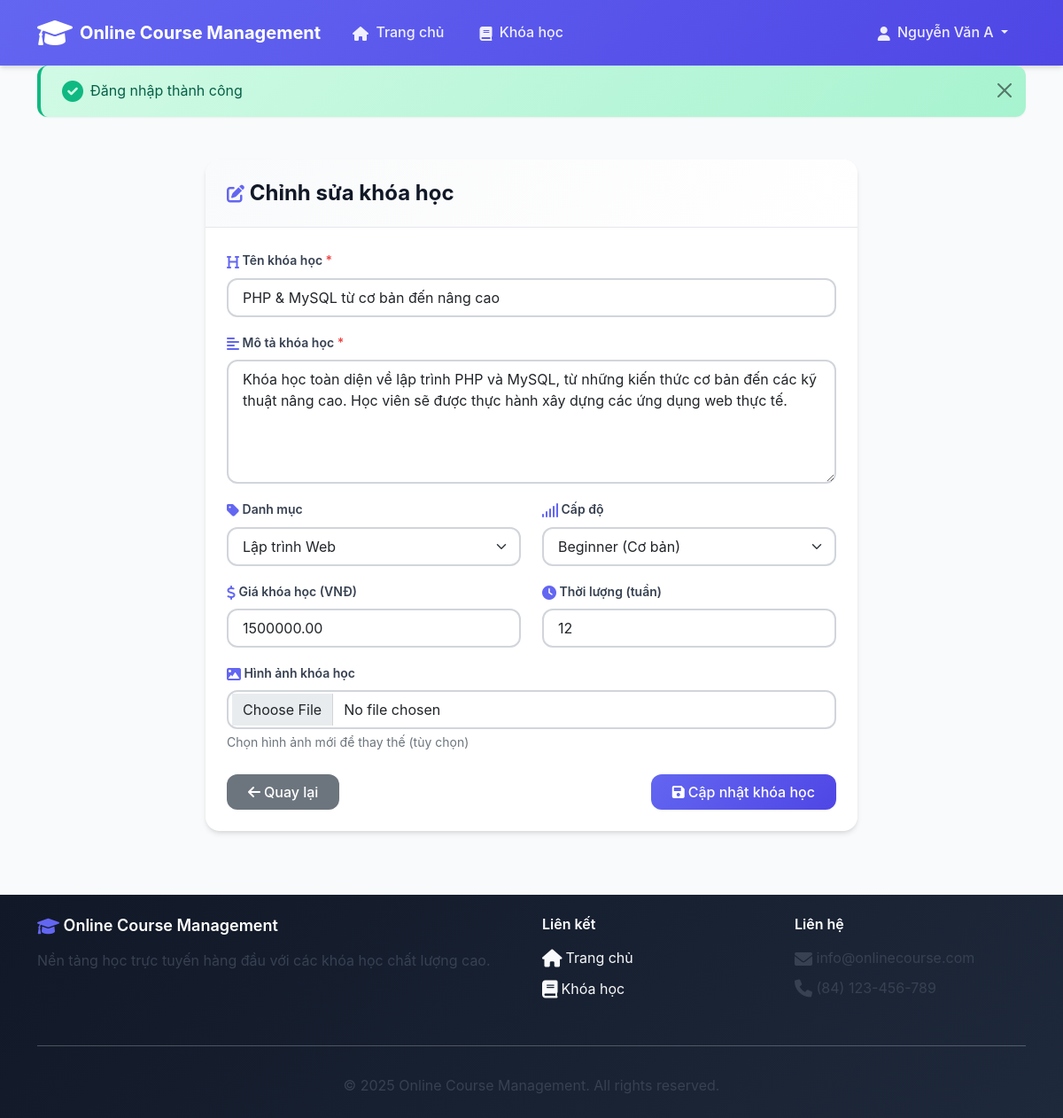
/cse485/BTTH2/instructor/courses/1/edit (signed in), run on the app's committed database.
### tables this page shows
CREATE TABLE `courses` (
  `id` int(11) NOT NULL AUTO_INCREMENT,
  `title` varchar(255) NOT NULL,
  `description` text NOT NULL,
  `instructor_id` int(11) NOT NULL,
  `category_id` int(11) DEFAULT NULL,
  `price` decimal(10,2) NOT NULL DEFAULT 0.00,
  `duration_weeks` int(11) NOT NULL DEFAULT 1,
  `level` varchar(50) NOT NULL DEFAULT 'Beginner',
  `image` varchar(255) DEFAULT NULL,
  `created_at` datetime NOT NULL DEFAULT CURRENT_TIMESTAMP,
  `updated_at` datetime NOT NULL DEFAULT CURRENT_TIMESTAMP ON UPDATE CURRENT_TIMESTAMP,
  PRIMARY KEY (`id`),
  KEY `instructor_id` (`instructor_id`),
  KEY `category_id` (`category_id`),
  CONSTRAINT `courses_ibfk_1` FOREIGN KEY (`instructor_id`) REFERENCES `users` (`id`) ON DELETE CASCADE,
  CONSTRAINT `courses_ibfk_2` FOREIGN KEY (`category_id`) REFERENCES `categories` (`id`) ON DELETE SET NULL
);

CREATE TABLE `categories` (
  `id` int(11) NOT NULL AUTO_INCREMENT,
  `name` varchar(255) NOT NULL,
  `description` text,
  `created_at` datetime NOT NULL DEFAULT CURRENT_TIMESTAMP,
  PRIMARY KEY (`id`)
);

### app/Core/Controller.php (called while the page is built, shortened)
<?php
class Controller {
    protected function view($view, $data = []) {
        extract($data);
        require_once "app/Views/$view.php";
    }
}
?>

### app/Controllers/InstructorController.php (called while the page is built, shortened)
<?php
class InstructorController extends Controller {
    private $courseModel;
    private $categoryModel;
    public function __construct() {
        $this->courseModel = new Course();
        $this->categoryModel = new Category();
    }
    public function editCourse($id) {
        $course = $this->courseModel->findById($id);
        $categories = $this->categoryModel->getAll();
        $this->view('instructor/course_edit', [
            'course' => $course,
            'categories' => $categories
        ]);
    }
}
?>

### index.php (called while the page is built)
<?php
require_once 'app/Core/Router.php';
require_once 'config/app.php';
$router = new Router();
$router->get('/', 'HomeController@index');
$router->get('/courses', 'CourseController@index');
$router->get('/courses/(\d+)', 'CourseController@detail');
$router->get('/login', 'AuthController@login');
$router->post('/login', 'AuthController@handleLogin');
$router->get('/register', 'AuthController@register');
$router->post('/register', 'AuthController@handleRegister');
$router->get('/logout', 'AuthController@logout');
$router->get('/student/dashboard', 'StudentController@dashboard');
$router->get('/student/courses', 'StudentController@myCourses');
$router->post('/student/enroll/(\d+)', 'StudentController@enroll');
$router->get('/instructor/dashboard', 'InstructorController@dashboard');
$router->get('/instructor/courses', 'InstructorController@manageCourses');
$router->get('/instructor/courses/create', 'InstructorController@createCourse');
$router->post('/instructor/courses/create', 'InstructorController@storeCourse');
$router->get('/instructor/courses/(\d+)/edit', 'InstructorController@editCourse');
$router->post('/instructor/courses/(\d+)/edit', 'InstructorController@updateCourse');
$router->post('/instructor/courses/(\d+)/delete', 'InstructorController@deleteCourse');
$router->dispatch();
?>

### config/app.php (called while the page is built, shortened)
<?php
spl_autoload_register(function ($class) {
    $paths = [
        'app/Controllers/',
        'app/Models/',
        'app/Core/'
    ];
    foreach ($paths as $path) {
        $file = $path . $class . '.php';
        if (file_exists($file)) {
            return;
        }
    }
});
?>

### config/database.php (called while the page is built)
<?php
return [
    'host' => 'localhost',
    'dbname' => 'onlinecourse',
    'username' => 'root',
    'password' => '',
    'charset' => 'utf8mb4',
    'options' => [
        PDO::ATTR_ERRMODE => PDO::ERRMODE_EXCEPTION,
        PDO::ATTR_DEFAULT_FETCH_MODE => PDO::FETCH_ASSOC,
        PDO::ATTR_EMULATE_PREPARES => false,
    ]
];
?>

### app/Models/Database.php (called while the page is built, shortened)
<?php
class Database {
    private static $instance = null;
    private $connection;
    private function __construct() {
        $config = require 'config/database.php';
        try {
            $dsn = "mysql:host={$config['host']};dbname={$config['dbname']};charset={$config['charset']}";
            $this->connection = new PDO($dsn, $config['username'], $config['password'], $config['options']);
        } catch (PDOException $e) {
            die("Database connection failed: " . $e->getMessage());
        }
    }
    public static function getInstance() {
        if (self::$instance === null) {
            self::$instance = new self();
        }
        return self::$instance;
    }
    public function query($sql, $params = []) {
        $stmt = $this->connection->prepare($sql);
        $stmt->execute($params);
        return $stmt;
    }
    public function fetch($sql, $params = []) {
        $stmt = $this->query($sql, $params);
        return $stmt->fetch();
    }
    public function fetchAll($sql, $params = []) {
        $stmt = $this->query($sql, $params);
        return $stmt->fetchAll();
    }
}
?>

### app/Models/Course.php (called while the page is built, shortened)
<?php
class Course {
    private $db;
    public function __construct() {
        $this->db = Database::getInstance();
    }
    public function findById($id) {
        $sql = "SELECT c.*, u.fullname as instructor_name, cat.name as category_name
                FROM courses c
                LEFT JOIN users u ON c.instructor_id = u.id
                LEFT JOIN categories cat ON c.category_id = cat.id
                WHERE c.id = ?";
        return $this->db->fetch($sql, [$id]);
    }
}
?>

### app/Models/Category.php (called while the page is built, shortened)
<?php
class Category {
    private $db;
    public function __construct() {
        $this->db = Database::getInstance();
    }
    public function getAll() {
        $sql = "SELECT * FROM categories ORDER BY name ASC";
        return $this->db->fetchAll($sql);
    }
}
?>

### app/Views/instructor/course_edit.php (the view, shortened to what this page needs)
<div class="container py-4">
    <div class="row justify-content-center">
        <div class="col-lg-8">
            <div class="card">
                <div class="card-header">
                    <h3 class="mb-0">
                        <i class="fas fa-edit icon-primary"></i> Chỉnh sửa khóa học
                    </h3>
                </div>
                <div class="card-body">
                    <form method="POST" action="<?= BASE_URL ?>/instructor/courses/<?= $course['id'] ?>/edit">
                        <div class="mb-3">
                            <label for="title" class="form-label">
                                <i class="fas fa-heading icon-sm icon-primary"></i> Tên khóa học <span class="text-danger">*</span>
                            </label>
                            <input type="text" class="form-control" id="title" name="title" required
                                   value="<?= htmlspecialchars($course['title']) ?>">
                        </div>
                        <div class="mb-3">
                            <label for="description" class="form-label">
                                <i class="fas fa-align-left icon-sm icon-primary"></i> Mô tả khóa học <span class="text-danger">*</span>
                            </label>
                            <textarea class="form-control" id="description" name="description" rows="5" required><?= htmlspecialchars($course['description']) ?></textarea>
                        </div>
                        <div class="row">
                            <div class="col-md-6 mb-3">
                                <label for="category_id" class="form-label">
                                    <i class="fas fa-tag icon-sm icon-primary"></i> Danh mục
                                </label>
                                <select class="form-select" id="category_id" name="category_id">
                                    <?php foreach ($categories as $category): ?>
                                        <option value="<?= $category['id'] ?>"
                                                <?= $course['category_id'] == $category['id'] ? 'selected' : '' ?>>
                                            <?= htmlspecialchars($category['name']) ?>
                                        </option>
                                    <?php endforeach; ?>
                                </select>
                            </div>
                            <div class="col-md-6 mb-3">
                                <label for="level" class="form-label">
                                    <i class="fas fa-signal icon-sm icon-primary"></i> Cấp độ
                                </label>
                                <select class="form-select" id="level" name="level">
                                    <option value="Beginner" <?= $course['level'] == 'Beginner' ? 'selected' : '' ?>>
                                        Beginner (Cơ bản)
                                    </option>
                                </select>
                            </div>
                        </div>
                        <div class="row">
                            <div class="col-md-6 mb-3">
                                <label for="price" class="form-label">
                                    <i class="fas fa-dollar-sign icon-sm icon-primary"></i> Giá khóa học (VNĐ)
                                </label>
                                <input type="number" class="form-control" id="price" name="price" min="0"
                                       value="<?= $course['price'] ?>">
                            </div>
                            <div class="col-md-6 mb-3">
                                <label for="duration_weeks" class="form-label">
                                    <i class="fas fa-clock icon-sm icon-primary"></i> Thời lượng (tuần)
                                </label>
                                <input type="number" class="form-control" id="duration_weeks" name="duration_weeks"
                                       min="1" value="<?= $course['duration_weeks'] ?>" required>
                            </div>
                        </div>
                        <div class="mb-4">
                            <label for="image" class="form-label">
                                <i class="fas fa-image icon-sm icon-primary"></i> Hình ảnh khóa học
                            </label>
                            <input type="file" class="form-control" id="image" name="image" accept="image/*">
                            <div class="form-text">Chọn hình ảnh mới để thay thế (tùy chọn)</div>
                        </div>
                        <div class="d-flex justify-content-between">
                            <a href="<?= BASE_URL ?>/instructor/courses" class="btn btn-secondary">
                                <i class="fas fa-arrow-left"></i> Quay lại
                            </a>
                            <button type="submit" class="btn btn-primary">
                                <i class="fas fa-save"></i> Cập nhật khóa học
                            </button>
                        </div>
                    </form>
                </div>
            </div>
        </div>
    </div>
</div>
<?php
include 'app/Views/layouts/main.php';
?>

### app/Core/Router.php (shortened to what this page needs)
<?php
class Router {
    private $routes = [];
    private function addRoute($method, $pattern, $callback) {
        $this->routes[] = [
            'method' => $method,
            'pattern' => $pattern,
            'callback' => $callback
        ];
    }
    public function dispatch() {
        $requestUri = parse_url($_SERVER['REQUEST_URI'], PHP_URL_PATH);
        $requestMethod = $_SERVER['REQUEST_METHOD'];
        $basePath = '/cse485/BTTH2';
        if (strpos($requestUri, $basePath) === 0) {
            $requestUri = substr($requestUri, strlen($basePath));
        }
        foreach ($this->routes as $route) {
            if ($route['method'] !== $requestMethod) {
                continue;
            }
            $pattern = '#^' . $route['pattern'] . '$#';
            if (preg_match($pattern, $requestUri, $matches)) {
                array_shift($matches);
                $this->callAction($route['callback'], $matches);
                return;
            }
        }
    }
    private function callAction($callback, $params = []) {
        if (is_string($callback)) {
            list($controller, $method) = explode('@', $callback);
            $controllerInstance = new $controller();
            call_user_func_array([$controllerInstance, $method], $params);
        }
    }
}
?>

### public/assets/css/style.css (style rules this page uses)
:root { --primary-color: #6366f1; --primary-dark: #4f46e5; --primary-light: #818cf8; --primary-lighter: #e0e7ff; --secondary-color: #64748b; --secondary-dark: #475569; --secondary-light: #94a3b8; --success-color: #10b981; --success-light: #d1fae5; --warning-color: #f59e0b; --warning-light: #fef3c7; --danger-color: #ef4444; --danger-light: #fee2e2; --info-color: #3b82f6; --info-light: #dbeafe; --light-color: #f8fafc; --dark-color: #1e293b; --gray-50: #f9fafb; --gray-100: #f3f4f6; --gray-200: #e5e7eb; --gray-300: #d1d5db; --gray-400: #9ca3af; --gray-500: #6b7280; --gray-600: #4b5563; --gray-700: #374151; --gray-800: #1f2937; --gray-900: #111827; --font-family: 'Inter', 'Segoe UI', -apple-system, BlinkMacSystemFont, 'Roboto', 'Oxygen', 'Ubuntu', sans-serif; --font-size-xs: 0.75rem; --font-size-sm: 0.875rem; --font-size-base: 1rem; --font-size-lg: 1.125rem; --font-size-xl: 1.25rem; --font-size-2xl: 1.5rem; --font-size-3xl: 1.875rem; --font-size-4xl: 2.25rem; --spacing-xs: 0.25rem; --spacing-sm: 0.5rem; --spacing-md: 1rem; --spacing-lg: 1.5rem; --spacing-xl: 2rem; --spacing-2xl: 3rem; --spacing-3xl: 4rem; --radius-sm: 0.375rem; --radius-md: 0.5rem; --radius-lg: 0.75rem; --radius-xl: 1rem; --radius-2xl: 1.5rem; --radius-full: 9999px; --shadow-sm: 0 1px 2px 0 rgba(0, 0, 0, 0.05); --shadow-md: 0 4px 6px -1px rgba(0, 0, 0, 0.1), 0 2px 4px -1px rgba(0, 0, 0, 0.06); --shadow-lg: 0 10px 15px -3px rgba(0, 0, 0, 0.1), 0 4px 6px -2px rgba(0, 0, 0, 0.05); --shadow-xl: 0 20px 25px -5px rgba(0, 0, 0, 0.1), 0 10px 10px -5px rgba(0, 0, 0, 0.04); --shadow-2xl: 0 25px 50px -12px rgba(0, 0, 0, 0.25); --transition-fast: 150ms ease-in-out; --transition-base: 250ms ease-in-out; --transition-slow: 350ms ease-in-out; --icon-xs: 0.875rem; --icon-sm: 1rem; --icon-md: 1.25rem; --icon-lg: 1.5rem; --icon-xl: 2rem; --icon-2xl: 2.5rem; --icon-3xl: 3rem; }
* { margin: 0; padding: 0; box-sizing: border-box; }
body { font-family: var(--font-family); font-size: var(--font-size-base); line-height: 1.6; color: var(--gray-800); background-color: var(--gray-50); -webkit-font-smoothing: antialiased; -moz-osx-font-smoothing: grayscale; }
h1, h2, h3, h4, h5, h6 { font-weight: 700; line-height: 1.2; color: var(--gray-900); margin-bottom: var(--spacing-md); }
h3 { font-size: var(--font-size-2xl); }
a { color: var(--primary-color); text-decoration: none; transition: color var(--transition-fast); }
i.fas, i.far, i.fal, i.fab { font-size: var(--icon-md); color: inherit; vertical-align: middle; }
.icon-sm { font-size: var(--icon-sm) !important; }
.icon-primary { color: var(--primary-color) !important; }
.card { border: none; border-radius: var(--radius-xl); box-shadow: var(--shadow-md); transition: all var(--transition-base); overflow: hidden; background: white; }
.card-header { background: linear-gradient(135deg, var(--gray-50) 0%, white 100%); border-bottom: 1px solid var(--gray-200); padding: var(--spacing-lg); font-weight: 600; color: var(--gray-900); }
.card-body { padding: var(--spacing-lg); }
.btn { border-radius: var(--radius-lg); font-weight: 500; padding: var(--spacing-sm) var(--spacing-lg); transition: all var(--transition-base); border: none; display: inline-flex; align-items: center; justify-content: center; gap: var(--spacing-xs); font-size: var(--font-size-base); cursor: pointer; }
.btn i { font-size: var(--icon-sm); }
.btn-primary { background: linear-gradient(135deg, var(--primary-color) 0%, var(--primary-dark) 100%); color: white; box-shadow: var(--shadow-sm); }
.form-label { font-weight: 600; color: var(--gray-700); margin-bottom: var(--spacing-sm); font-size: var(--font-size-sm); }
.form-control, .form-select { border-radius: var(--radius-lg); border: 2px solid var(--gray-300); padding: var(--spacing-sm) var(--spacing-md); transition: all var(--transition-fast); font-size: var(--font-size-base); background-color: white; }
.form-control::placeholder { color: var(--gray-400); }
.text-danger { color: var(--danger-color) !important; }

### data on the page
courses: title "PHP & MySQL từ cơ bản đến nâng cao", description "Khóa học toàn diện về lập trình PHP và MySQL, từ những kiến thức cơ bản đến các kỹ thuật nâng cao. Học viên sẽ được thực hành xây dựng các ứng dụng web thực tế.", category_id "Lập trình Web", level "Beginner (Cơ bản)", price "1500000.00", duration_weeks "12"
